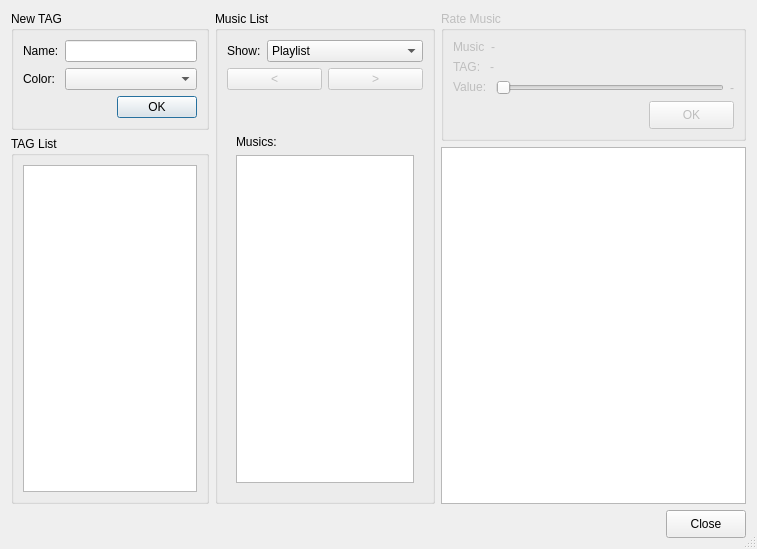
<?xml version="1.0" encoding="UTF-8"?>
<ui version="4.0">
 <class>Dialog</class>
 <widget class="QDialog" name="Dialog">
  <property name="windowModality">
   <enum>Qt::NonModal</enum>
  </property>
  <property name="geometry">
   <rect>
    <x>0</x>
    <y>0</y>
    <width>757</width>
    <height>549</height>
   </rect>
  </property>
  <property name="sizePolicy">
   <sizepolicy hsizetype="Expanding" vsizetype="Expanding">
    <horstretch>0</horstretch>
    <verstretch>0</verstretch>
   </sizepolicy>
  </property>
  <property name="windowTitle">
   <string>Gerenciar Tags</string>
  </property>
  <property name="locale">
   <locale language="English" country="UnitedStates"/>
  </property>
  <property name="windowFilePath">
   <string notr="true"/>
  </property>
  <property name="sizeGripEnabled">
   <bool>true</bool>
  </property>
  <layout class="QGridLayout" name="gridLayout_8">
   <item row="0" column="0">
    <widget class="QGroupBox" name="panIncluirTag">
     <property name="sizePolicy">
      <sizepolicy hsizetype="Expanding" vsizetype="Fixed">
       <horstretch>0</horstretch>
       <verstretch>0</verstretch>
      </sizepolicy>
     </property>
     <property name="maximumSize">
      <size>
       <width>290</width>
       <height>150</height>
      </size>
     </property>
     <property name="title">
      <string>New TAG</string>
     </property>
     <layout class="QGridLayout" name="gridLayout">
      <item row="0" column="0">
       <layout class="QHBoxLayout" name="horizontalLayout">
        <property name="spacing">
         <number>6</number>
        </property>
        <item>
         <widget class="QLabel" name="label_4">
          <property name="text">
           <string>Name:</string>
          </property>
         </widget>
        </item>
        <item>
         <widget class="QLineEdit" name="txtTag">
          <property name="enabled">
           <bool>true</bool>
          </property>
          <property name="sizePolicy">
           <sizepolicy hsizetype="Expanding" vsizetype="Fixed">
            <horstretch>0</horstretch>
            <verstretch>0</verstretch>
           </sizepolicy>
          </property>
         </widget>
        </item>
       </layout>
      </item>
      <item row="1" column="0">
       <layout class="QHBoxLayout" name="horizontalLayout_2">
        <property name="spacing">
         <number>10</number>
        </property>
        <item>
         <widget class="QLabel" name="label_5">
          <property name="text">
           <string>Color:</string>
          </property>
         </widget>
        </item>
        <item>
         <widget class="KColorCombo" name="cboColor">
          <property name="sizePolicy">
           <sizepolicy hsizetype="Expanding" vsizetype="Fixed">
            <horstretch>0</horstretch>
            <verstretch>0</verstretch>
           </sizepolicy>
          </property>
         </widget>
        </item>
       </layout>
      </item>
      <item row="2" column="0">
       <layout class="QHBoxLayout" name="horizontalLayout_3">
        <item>
         <spacer name="horizontalSpacer">
          <property name="orientation">
           <enum>Qt::Horizontal</enum>
          </property>
          <property name="sizeHint" stdset="0">
           <size>
            <width>40</width>
            <height>20</height>
           </size>
          </property>
         </spacer>
        </item>
        <item>
         <widget class="QPushButton" name="btnIncluir">
          <property name="enabled">
           <bool>true</bool>
          </property>
          <property name="sizePolicy">
           <sizepolicy hsizetype="Preferred" vsizetype="Preferred">
            <horstretch>0</horstretch>
            <verstretch>0</verstretch>
           </sizepolicy>
          </property>
          <property name="toolTip">
           <string>Criar nova Tag</string>
          </property>
          <property name="text">
           <string>OK</string>
          </property>
         </widget>
        </item>
       </layout>
      </item>
     </layout>
    </widget>
   </item>
   <item row="0" column="1" rowspan="3">
    <widget class="QGroupBox" name="panTrackBrowser">
     <property name="sizePolicy">
      <sizepolicy hsizetype="Expanding" vsizetype="Expanding">
       <horstretch>220</horstretch>
       <verstretch>0</verstretch>
      </sizepolicy>
     </property>
     <property name="minimumSize">
      <size>
       <width>220</width>
       <height>0</height>
      </size>
     </property>
     <property name="title">
      <string>Music List</string>
     </property>
     <layout class="QGridLayout" name="gridLayout_4">
      <item row="0" column="0">
       <layout class="QVBoxLayout" name="verticalLayout_2">
        <item>
         <layout class="QVBoxLayout" name="verticalLayout">
          <property name="spacing">
           <number>6</number>
          </property>
          <item>
           <layout class="QHBoxLayout" name="horizontalLayout_8">
            <item>
             <widget class="QLabel" name="label_6">
              <property name="text">
               <string>Show:</string>
              </property>
             </widget>
            </item>
            <item>
             <widget class="QComboBox" name="cboMostrar">
              <property name="sizePolicy">
               <sizepolicy hsizetype="Expanding" vsizetype="Preferred">
                <horstretch>0</horstretch>
                <verstretch>0</verstretch>
               </sizepolicy>
              </property>
              <property name="minimumSize">
               <size>
                <width>0</width>
                <height>0</height>
               </size>
              </property>
              <property name="maximumSize">
               <size>
                <width>16777215</width>
                <height>16777215</height>
               </size>
              </property>
              <property name="cursor">
               <cursorShape>PointingHandCursor</cursorShape>
              </property>
              <property name="locale">
               <locale language="English" country="UnitedStates"/>
              </property>
              <item>
               <property name="text">
                <string>Playlist</string>
               </property>
              </item>
              <item>
               <property name="text">
                <string>Collection</string>
               </property>
              </item>
             </widget>
            </item>
           </layout>
          </item>
          <item>
           <layout class="QHBoxLayout" name="horizontalLayout_9">
            <item>
             <widget class="QPushButton" name="btnVoltar">
              <property name="enabled">
               <bool>false</bool>
              </property>
              <property name="toolTip">
               <string>Clique para voltar</string>
              </property>
              <property name="text">
               <string>&lt;</string>
              </property>
             </widget>
            </item>
            <item>
             <widget class="QPushButton" name="btnAvancar">
              <property name="enabled">
               <bool>false</bool>
              </property>
              <property name="toolTip">
               <string>Clique para ir para próxima página</string>
              </property>
              <property name="text">
               <string>&gt;</string>
              </property>
             </widget>
            </item>
           </layout>
          </item>
         </layout>
        </item>
        <item>
         <spacer name="verticalSpacer_2">
          <property name="orientation">
           <enum>Qt::Vertical</enum>
          </property>
          <property name="sizeType">
           <enum>QSizePolicy::Fixed</enum>
          </property>
          <property name="sizeHint" stdset="0">
           <size>
            <width>20</width>
            <height>30</height>
           </size>
          </property>
         </spacer>
        </item>
        <item>
         <widget class="QStackedWidget" name="bookLists">
          <property name="sizePolicy">
           <sizepolicy hsizetype="Expanding" vsizetype="Expanding">
            <horstretch>0</horstretch>
            <verstretch>0</verstretch>
           </sizepolicy>
          </property>
          <property name="minimumSize">
           <size>
            <width>0</width>
            <height>340</height>
           </size>
          </property>
          <property name="frameShape">
           <enum>QFrame::NoFrame</enum>
          </property>
          <property name="currentIndex">
           <number>2</number>
          </property>
          <widget class="QWidget" name="pageArtistas">
           <layout class="QGridLayout" name="gridLayout_3">
            <item row="2" column="0">
             <widget class="QLabel" name="label_7">
              <property name="sizePolicy">
               <sizepolicy hsizetype="Fixed" vsizetype="Preferred">
                <horstretch>0</horstretch>
                <verstretch>0</verstretch>
               </sizepolicy>
              </property>
              <property name="text">
               <string>Artist</string>
              </property>
             </widget>
            </item>
            <item row="3" column="0">
             <widget class="QListWidget" name="lstArtistas">
              <property name="minimumSize">
               <size>
                <width>0</width>
                <height>0</height>
               </size>
              </property>
             </widget>
            </item>
           </layout>
          </widget>
          <widget class="QWidget" name="pageAlbums">
           <layout class="QGridLayout" name="gridLayout_5">
            <item row="0" column="0">
             <widget class="QLabel" name="lblAlbums">
              <property name="sizePolicy">
               <sizepolicy hsizetype="Fixed" vsizetype="Preferred">
                <horstretch>0</horstretch>
                <verstretch>0</verstretch>
               </sizepolicy>
              </property>
              <property name="text">
               <string>Albums:</string>
              </property>
             </widget>
            </item>
            <item row="1" column="0">
             <widget class="QListWidget" name="lstAlbums">
              <property name="minimumSize">
               <size>
                <width>0</width>
                <height>0</height>
               </size>
              </property>
             </widget>
            </item>
           </layout>
          </widget>
          <widget class="QWidget" name="pageMusicas">
           <layout class="QGridLayout" name="gridLayout_6">
            <item row="0" column="0">
             <widget class="QLabel" name="lblLista">
              <property name="sizePolicy">
               <sizepolicy hsizetype="Fixed" vsizetype="Preferred">
                <horstretch>0</horstretch>
                <verstretch>0</verstretch>
               </sizepolicy>
              </property>
              <property name="text">
               <string>Musics:</string>
              </property>
             </widget>
            </item>
            <item row="1" column="0">
             <widget class="QListWidget" name="lstMusicas">
              <property name="minimumSize">
               <size>
                <width>0</width>
                <height>0</height>
               </size>
              </property>
             </widget>
            </item>
           </layout>
          </widget>
         </widget>
        </item>
       </layout>
      </item>
     </layout>
    </widget>
   </item>
   <item row="0" column="2" rowspan="2">
    <widget class="QGroupBox" name="panAvaliarMusica">
     <property name="enabled">
      <bool>false</bool>
     </property>
     <property name="sizePolicy">
      <sizepolicy hsizetype="Expanding" vsizetype="Fixed">
       <horstretch>0</horstretch>
       <verstretch>0</verstretch>
      </sizepolicy>
     </property>
     <property name="minimumSize">
      <size>
       <width>0</width>
       <height>0</height>
      </size>
     </property>
     <property name="toolTip">
      <string>Escolha uma tag e uma música</string>
     </property>
     <property name="title">
      <string>Rate Music</string>
     </property>
     <layout class="QGridLayout" name="gridLayout_7">
      <item row="0" column="0">
       <layout class="QHBoxLayout" name="horizontalLayout_6">
        <item>
         <widget class="QLabel" name="label">
          <property name="sizePolicy">
           <sizepolicy hsizetype="Fixed" vsizetype="Fixed">
            <horstretch>0</horstretch>
            <verstretch>0</verstretch>
           </sizepolicy>
          </property>
          <property name="text">
           <string>Music</string>
          </property>
         </widget>
        </item>
        <item>
         <widget class="QLabel" name="lblMusica">
          <property name="sizePolicy">
           <sizepolicy hsizetype="Expanding" vsizetype="Expanding">
            <horstretch>0</horstretch>
            <verstretch>0</verstretch>
           </sizepolicy>
          </property>
          <property name="minimumSize">
           <size>
            <width>0</width>
            <height>0</height>
           </size>
          </property>
          <property name="text">
           <string>-</string>
          </property>
         </widget>
        </item>
       </layout>
      </item>
      <item row="1" column="0">
       <layout class="QHBoxLayout" name="horizontalLayout_4">
        <item>
         <widget class="QLabel" name="label_2">
          <property name="sizePolicy">
           <sizepolicy hsizetype="Fixed" vsizetype="Fixed">
            <horstretch>0</horstretch>
            <verstretch>0</verstretch>
           </sizepolicy>
          </property>
          <property name="text">
           <string>TAG: </string>
          </property>
         </widget>
        </item>
        <item>
         <widget class="QLabel" name="lblTag">
          <property name="sizePolicy">
           <sizepolicy hsizetype="Expanding" vsizetype="Expanding">
            <horstretch>0</horstretch>
            <verstretch>0</verstretch>
           </sizepolicy>
          </property>
          <property name="minimumSize">
           <size>
            <width>0</width>
            <height>0</height>
           </size>
          </property>
          <property name="text">
           <string>-</string>
          </property>
         </widget>
        </item>
       </layout>
      </item>
      <item row="2" column="0">
       <layout class="QHBoxLayout" name="horizontalLayout_5">
        <item>
         <widget class="QLabel" name="label_3">
          <property name="sizePolicy">
           <sizepolicy hsizetype="Fixed" vsizetype="Fixed">
            <horstretch>0</horstretch>
            <verstretch>0</verstretch>
           </sizepolicy>
          </property>
          <property name="text">
           <string>Value: </string>
          </property>
         </widget>
        </item>
        <item>
         <widget class="QSlider" name="sldValor">
          <property name="enabled">
           <bool>false</bool>
          </property>
          <property name="maximum">
           <number>100</number>
          </property>
          <property name="singleStep">
           <number>10</number>
          </property>
          <property name="tracking">
           <bool>true</bool>
          </property>
          <property name="orientation">
           <enum>Qt::Horizontal</enum>
          </property>
          <property name="tickPosition">
           <enum>QSlider::NoTicks</enum>
          </property>
         </widget>
        </item>
        <item>
         <widget class="QLabel" name="lblValue">
          <property name="text">
           <string>-</string>
          </property>
         </widget>
        </item>
       </layout>
      </item>
      <item row="3" column="0">
       <layout class="QHBoxLayout" name="horizontalLayout_7">
        <item>
         <spacer name="horizontalSpacer_2">
          <property name="orientation">
           <enum>Qt::Horizontal</enum>
          </property>
          <property name="sizeHint" stdset="0">
           <size>
            <width>278</width>
            <height>20</height>
           </size>
          </property>
         </spacer>
        </item>
        <item>
         <widget class="QPushButton" name="btnAvaliar">
          <property name="enabled">
           <bool>false</bool>
          </property>
          <property name="sizePolicy">
           <sizepolicy hsizetype="Preferred" vsizetype="Preferred">
            <horstretch>0</horstretch>
            <verstretch>0</verstretch>
           </sizepolicy>
          </property>
          <property name="minimumSize">
           <size>
            <width>85</width>
            <height>28</height>
           </size>
          </property>
          <property name="toolTip">
           <string>Clique para atribuir o valor da tag selecionada à música selecionada</string>
          </property>
          <property name="text">
           <string>OK</string>
          </property>
         </widget>
        </item>
       </layout>
      </item>
     </layout>
    </widget>
   </item>
   <item row="1" column="0" rowspan="2">
    <widget class="QGroupBox" name="panTagsCadastradas">
     <property name="sizePolicy">
      <sizepolicy hsizetype="Expanding" vsizetype="Expanding">
       <horstretch>0</horstretch>
       <verstretch>0</verstretch>
      </sizepolicy>
     </property>
     <property name="minimumSize">
      <size>
       <width>180</width>
       <height>0</height>
      </size>
     </property>
     <property name="title">
      <string>TAG List</string>
     </property>
     <layout class="QGridLayout" name="gridLayout_2">
      <item row="0" column="0">
       <widget class="QListWidget" name="lstTagsCadastradas">
        <property name="toolTip">
         <string>Tags já cadastradas</string>
        </property>
       </widget>
      </item>
     </layout>
    </widget>
   </item>
   <item row="2" column="2">
    <widget class="QGraphicsView" name="ratingView">
     <property name="sizePolicy">
      <sizepolicy hsizetype="Expanding" vsizetype="Expanding">
       <horstretch>0</horstretch>
       <verstretch>0</verstretch>
      </sizepolicy>
     </property>
     <property name="minimumSize">
      <size>
       <width>0</width>
       <height>0</height>
      </size>
     </property>
     <property name="verticalScrollBarPolicy">
      <enum>Qt::ScrollBarAsNeeded</enum>
     </property>
     <property name="horizontalScrollBarPolicy">
      <enum>Qt::ScrollBarAsNeeded</enum>
     </property>
     <property name="sceneRect">
      <rectf>
       <x>0.000000000000000</x>
       <y>0.000000000000000</y>
       <width>300.000000000000000</width>
       <height>350.000000000000000</height>
      </rectf>
     </property>
     <property name="alignment">
      <set>Qt::AlignLeading|Qt::AlignLeft|Qt::AlignTop</set>
     </property>
     <property name="resizeAnchor">
      <enum>QGraphicsView::NoAnchor</enum>
     </property>
    </widget>
   </item>
   <item row="3" column="0" colspan="3">
    <layout class="QHBoxLayout" name="horizontalLayout_10">
     <property name="spacing">
      <number>0</number>
     </property>
     <item>
      <spacer name="horizontalSpacer_3">
       <property name="orientation">
        <enum>Qt::Horizontal</enum>
       </property>
       <property name="sizeHint" stdset="0">
        <size>
         <width>40</width>
         <height>20</height>
        </size>
       </property>
      </spacer>
     </item>
     <item>
      <widget class="QPushButton" name="btnFechar">
       <property name="sizePolicy">
        <sizepolicy hsizetype="Minimum" vsizetype="Fixed">
         <horstretch>0</horstretch>
         <verstretch>0</verstretch>
        </sizepolicy>
       </property>
       <property name="minimumSize">
        <size>
         <width>0</width>
         <height>28</height>
        </size>
       </property>
       <property name="text">
        <string>Close</string>
       </property>
      </widget>
     </item>
    </layout>
   </item>
  </layout>
 </widget>
 <customwidgets>
  <customwidget>
   <class>KColorCombo</class>
   <extends>QComboBox</extends>
   <header>kcolorcombo.h</header>
  </customwidget>
 </customwidgets>
 <tabstops>
  <tabstop>txtTag</tabstop>
  <tabstop>btnIncluir</tabstop>
  <tabstop>lstTagsCadastradas</tabstop>
  <tabstop>sldValor</tabstop>
  <tabstop>btnAvaliar</tabstop>
 </tabstops>
 <resources/>
 <connections/>
</ui>
